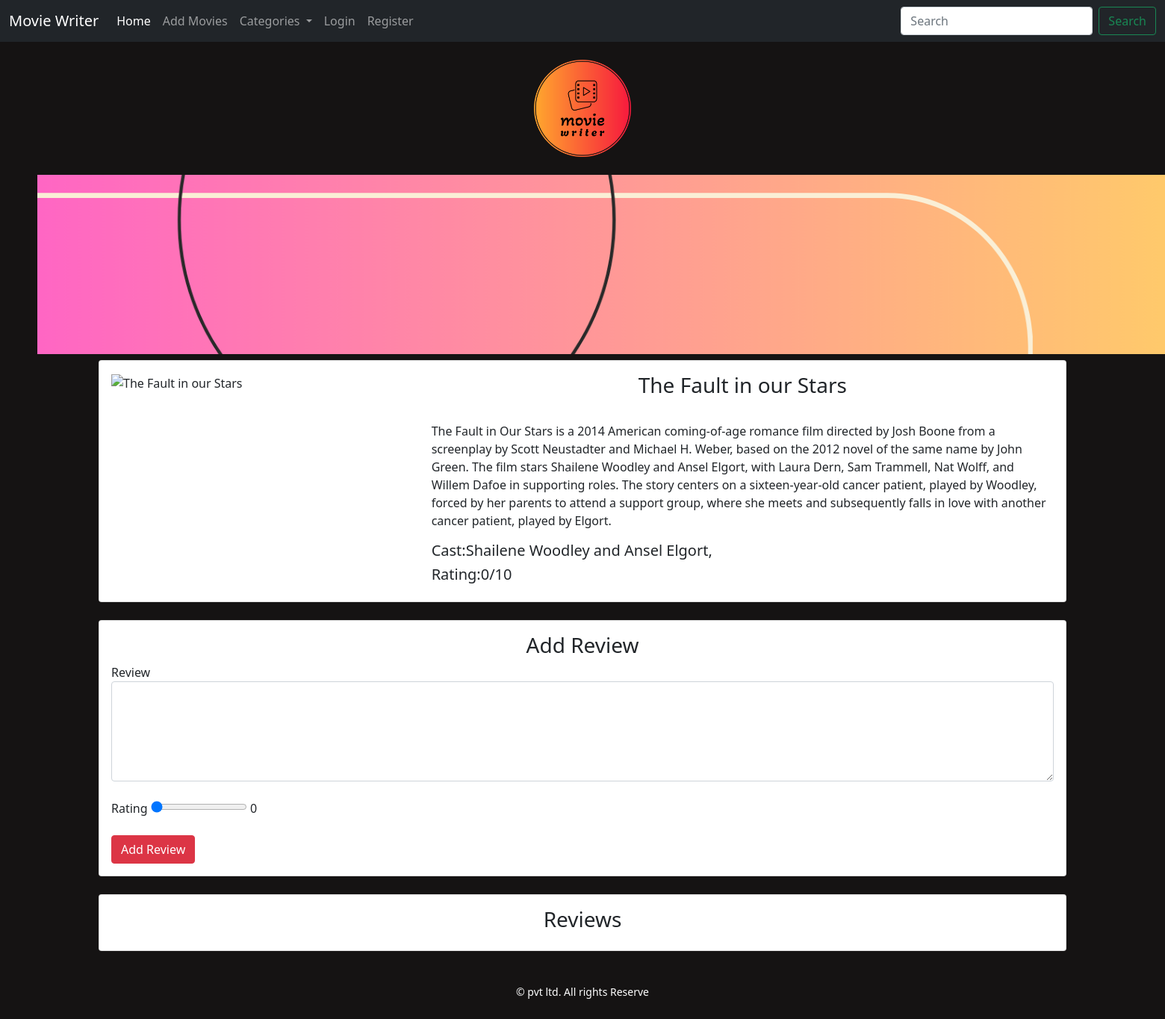
/details/5/, run on the app's committed database.
### movieapp/models.py (models this page shows, shortened)
class Movie(models.Model):
    objects = None
    title = models.CharField(max_length=200)
    description = models.TextField()
    release_date = models.DateField()
    actors = models.CharField(max_length=300)
    trailer_link = models.URLField()
    average_rating=models.IntegerField(default=0.0)
    image= models.URLField(default=None,null=True)
    category = models.ForeignKey(Category, on_delete=models.CASCADE,default=None,null=True,blank=True)  # Added category field

### movieapp/views.py (the view)
# urls.py: path('details/<int:id>/',views.details,name="details"),
def details(request,id):
    movie=Movie.objects.get(id=id)
    reviews=Review.objects.filter(movie=id).order_by("-comment")
    average= reviews.aggregate(Avg("rating")).get("rating__avg",0)
    if average==None:
        average=0
    average=round(average,2)
    context={
        "movie":movie,
        "reviews":reviews,
        "average":average
    }
    return render( request,'details.html', context)

### templates/details.html (shortened to what this page needs)
{% extends 'base.html' %}
{% block content %}
<div class="container">
    <div class="card" >
        <div class="card-body">
        <div class="row">
            <div class="col-md-4">
                <img src="{{movie.image}}" alt="{{movie.title}}" class="img-fluid" width="75%">
            </div>
            <div class="col-md-8">
                <h3 class="text-center">{{movie.title}}</h3>
                <br>
                <p>{{movie.description}}</p>
                <h5>Cast:{{movie.actors}}</h5>
                <h5>Rating:{{average}}/10</h5>
        </div>
    </div>
        </div>
</div>
    <br>
    <div class="card">
        <div class="card-body">
             <h3 class="text-center">Add Review</h3>
            <form action="{% url 'add_review' movie.id %}" method="POST">
                <label for="comment">Review</label>
                <textarea name="comment" id="comment" cols="30" rows="5" class="form-control"></textarea>
                <br>
                <label for="rating">Rating</label>
                <input type="range" id="rangeInput"
                name="rating" min="0" max="10" value="0"  step="0.5"
                       oninput="amount.value=rangeInput.value">
                <output name="amount" id="amount" for="rangeInput">0</output>
                <br>
                <br>
                <input type="submit"  class="btn btn-danger" value="Add Review">
            </form>
        </div>
    </div>
    <br>
    <div class="card">
        <div class="card-body">
            <h3 class="text-center">Reviews</h3>
        </div>
    </div>
</div>
{% endblock %}

### templates/base.html (style rules this page uses)
body { background-color:#151313; }

### data on the page
Movie: title "The Fault in our Stars", description "The Fault in Our Stars is a 2014 American coming-of-age romance film directed by Josh Boone from a screenplay by Scott Neustadter and Michael H. Weber, based on the 2012 novel of the same name by John Green. The film stars Shailene Woodley and Ansel Elgort, with Laura Dern, Sam Trammell, Nat Wolff, and Willem Dafoe in supporting roles. The story centers on a sixteen-year-old cancer patient, played by Woodley, forced by her parents to attend a support group, where she meets and subsequently falls in love with another cancer patient, played by Elgort.", actors "Shailene Woodley and Ansel Elgort,"

### other printed values
{{ average }} "0"
